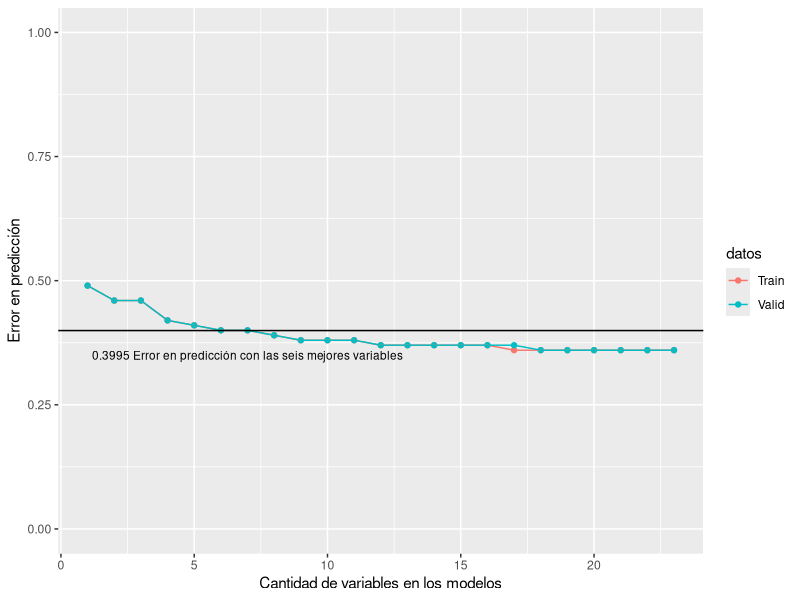

R code for this plot:
## ---- chunk 1
knitr::opts_chunk$set(echo = TRUE)
## ---- chunk 2
vmm <- c("P5210s16", "P6100", "P6040", "P6240", "P6170", "P4020",
          "Dpto", "P5210s22", "P7505", "P6008", "P6160", "P4030s4",
          "P5090", "P7480s8", "P5210s3",  "P5210s10", "P6020", "P7480s6",
          "P4030s3", "P5210s2", "P5210s9", "P5210s20", "P4010")

pmm <- c(0.5110944, 0.5353788, 0.5431182, 0.5789106,
         0.5926614, 0.6005111, 0.6047392, 0.6126992,
         0.6181591, 0.6216335, 0.6245014, 0.6266522,
         0.6289134, 0.6296855, 0.6312297, 0.6323510,
         0.6351821, 0.6356601, 0.6360829, 0.6366528,
         0.6367998, 0.6375903, 0.6380131)
precValid1 <- c(0.5107429,0.5347336,0.5419951,0.5790840,0.5927569, 0.5996048,0.6049820,0.6124503,0.6177356,0.6210906,0.6238482,0.6267895, 0.6285590,0.6289956,0.6309258,0.6315693,0.6350392,0.6350851, 0.6353839,0.6352460,0.6367167,0.6368086,0.637015)

precValid2 <- c(0.5102604,0.5351702,0.5425006,0.5782108,0.5916998,0.5999265,0.6038330,0.6135074,0.6192752,0.6232277,0.6257555,0.6279155,0.6291105,0.6300526,0.6317761,0.6330400,0.6359354,0.6360273,0.6365558,0.6367167,0.6371533,0.6375210,0.6380955)

precValid3 <- c(0.5123621,0.5357767,0.5413603,0.5788373,0.5923943,0.6000000,0.6033318,0.6121783,0.6186811,0.6217142,0.6236673,0.6261489,0.6276884,0.6285616,0.6307904,0.6317096,0.6351333,0.6353171,0.6354550,0.6351562,0.6371783,0.6371783,0.6376608)

precValid4 <- c(0.5105014,0.5354796,0.5434303,0.5791397,0.5926743,0.6000735,0.6046234,0.6100924,0.6165954,0.6199963,0.6221334,0.6243394, 0.6261087,0.6284066,0.6289352,0.6296245,0.6333471,0.6336458,0.6345190,0.6339446,0.6346339,0.6356910,0.6357829)

precValid5 <- c(0.5116049,0.5357340,0.5455694,0.5784999,0.5940574,0.6017557,0.6049499,0.6130848,0.6187839,0.6213577,0.6249425,0.6272406, 0.6296305,0.6302050,0.6317676,0.6324111,0.6347091,0.6352376,0.6355823,0.6360649,0.6376275,0.6380642,0.6380642)

precValid <- (precValid1 + precValid2 + precValid3 +
        precValid4 + precValid5)/5

errorValid <- 1 - precValid

#Gráfica validation error y training error
df <- data.frame(error = c(1-pmm,errorValid),
                 datos = c(rep("Train",length(pmm)),
                           rep("Valid", length(pmm))),
                 modelos = as.integer(rep(1:length(pmm),2)))
library(ggplot2)
ggplot(df, aes(y=round(error,2), x=modelos, col=datos)) +
        geom_point() +
        geom_line() +
        scale_y_continuous(limits = c(0.0,1))+
        xlab("Cantidad de variables en los modelos")+
        ylab("Error en predicción") +
        geom_hline(yintercept=0.3994889)+
        annotate("text",7,0.35,label="0.3995 Error en predicción con las seis mejores variables",size=3)
